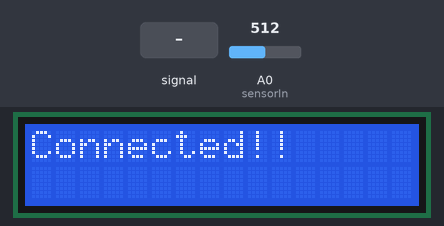
This sketch was run on a simulated ESP8266 (NodeMCU). Shown: 16×2 character LCD. Inputs (shaded band) come from the test bench; at power-on: A0 (sensorIn) = 512. WiFi joins after 1.5 s; servers stay silent unless stated.

Above: at 3.2 s.
At 5.8 s:
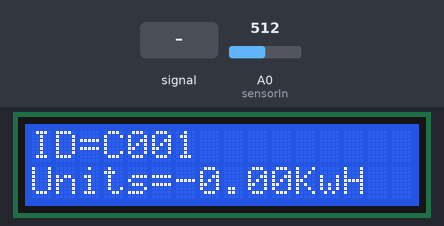
5.9 s: A0 (sensorIn) fed a 200 Hz sine of ±81 counts around its level
At 7.0 s:
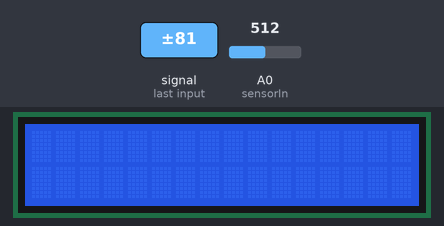
At 8.3 s:
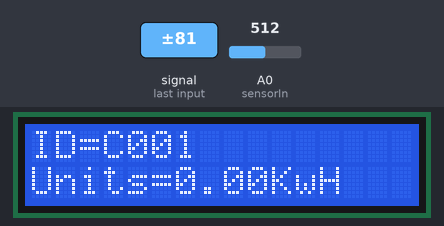
Timing chart, 0 to 9.8 s (numbered marks = the images above; inputs shaded):
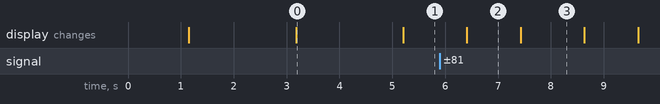

Measured:
- after the input at 5.9 s, the display: first differs from a run without the input after 1.5 s (image 3)
- what the display in image 0 shows lasts 2.0 s, from 3.2 s to 5.2 s
- what the display in image 2 shows lasts 1.0 s, from 6.4 s to 7.4 s

The sketch:

final_client.ino
```cpp
//..............................................importing libraries
#include <ESP8266WiFi.h>
#include <Wire.h>
#include <LiquidCrystal_I2C.h>


//..............................................creating an instance of LiquidCrystal
LiquidCrystal_I2C lcd=LiquidCrystal_I2C(0x27,16,2);


//..............................................ssid and password of the module acting as server
const char* ssid = "mcu-s";
const char* password = "12345678";
const char* host="192.168.11.4";
WiFiClient client;


//..............................................declaring variables
const int sensorIn =A0;
int mVperAmp=185;
double vpp=0;
double vp=0;
double vrms=0;
double irms=0;
double units=0;
String id="C001";
String u="";


//............................................set up function
void setup() {
  lcd.begin(16,2);
  lcd.init();
  lcd.backlight();
    lcd.clear();
    lcd.print("Welcome!!");
    delay(1000);
    WiFi.begin(ssid,password);

    while(WiFi.status()!= WL_CONNECTED)
    {
      lcd.clear();
      lcd.print("Connecting..");
      delay(1000);
    }
    if (WiFi.status()== WL_CONNECTED)
    {
      lcd.clear();
      lcd.print("Connected!!");
      delay(1000);
    }


    }


void loop() {
  vpp=getVPP();
  vp=vpp/2.0;
  vrms=vp*0.707;
  irms=((vrms*1000)/mVperAmp)-0.07;
  units+= (((irms*243)/1000)/1800);
  u="";
  lcd.clear();
  lcd.setCursor(0,0);
  lcd.print("ID=C001");
  lcd.setCursor(0,1);
  lcd.print("Units=");
  lcd.setCursor(6,1);
  u+=String(units);
  u+="KwH";
  lcd.print(u);
   if (WiFi.status()!= WL_CONNECTED)
    {
      lcd.clear();
      lcd.print("Connection lost!");
       delay(1000);
    }


  if (client.connect(host,80))
  {String url="/update?id=";
  url+=String(id);
  url+="&units_c=";
  url+=String(units);
  client.print(String("GET ")+url+" HTTP/1.1\r\n"+"Host: "+host + "\r\n"+"Connection: keep-alive\r\n\r\n");
  }
  delay(1000);
  lcd.clear();
}


double getVPP()
{
  double result;
  int readvalue;
  int maxvalue=0;
  int minvalue=1024;
  uint32_t start_time=millis();
  while((millis()-start_time)<1000)
  {
    readvalue=analogRead(sensorIn);
    if (readvalue>maxvalue)
      {
        maxvalue=readvalue;
      }
   if (readvalue<minvalue)
    {
      minvalue=readvalue;
    }

  }
  result=((maxvalue-minvalue)*5.0)/1024.0;
  return result;
}
```
